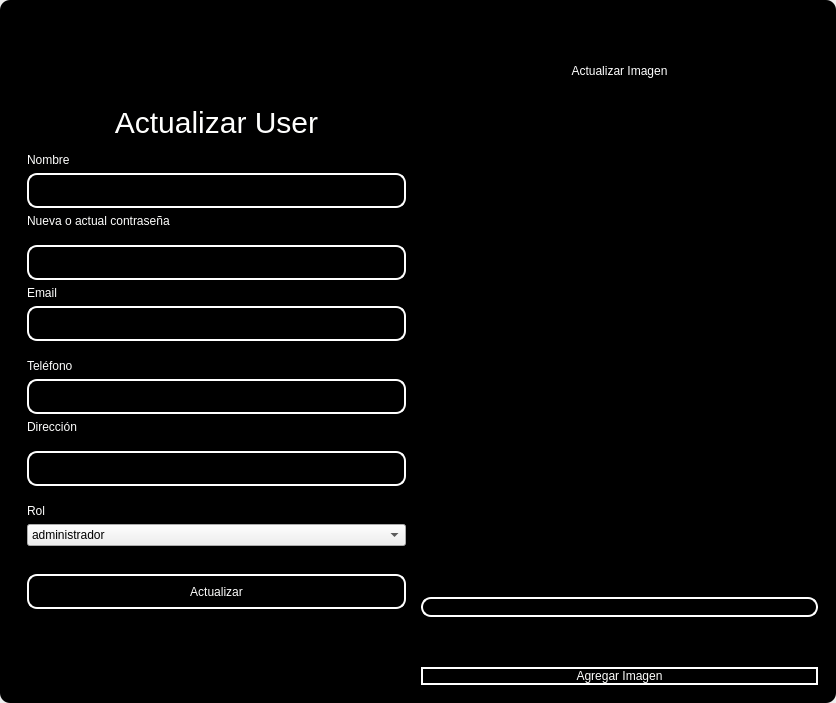
<?xml version="1.0" encoding="UTF-8"?>
<ui version="4.0">
 <class>MainWindow</class>
 <widget class="QMainWindow" name="MainWindow">
  <property name="geometry">
   <rect>
    <x>0</x>
    <y>0</y>
    <width>836</width>
    <height>703</height>
   </rect>
  </property>
  <property name="windowTitle">
   <string>MainWindow</string>
  </property>
  <property name="styleSheet">
   <string notr="true"/>
  </property>
  <widget class="QWidget" name="centralwidget">
   <property name="styleSheet">
    <string notr="true"/>
   </property>
   <layout class="QVBoxLayout" name="verticalLayout">
    <property name="spacing">
     <number>0</number>
    </property>
    <property name="leftMargin">
     <number>0</number>
    </property>
    <property name="topMargin">
     <number>0</number>
    </property>
    <property name="rightMargin">
     <number>0</number>
    </property>
    <property name="bottomMargin">
     <number>0</number>
    </property>
    <item>
     <widget class="QFrame" name="frame">
      <property name="enabled">
       <bool>true</bool>
      </property>
      <property name="styleSheet">
       <string notr="true">QFrame {
	border-radius:10px;
	background-color: rgb(0, 0, 0);
 }
</string>
      </property>
      <property name="frameShape">
       <enum>QFrame::StyledPanel</enum>
      </property>
      <property name="frameShadow">
       <enum>QFrame::Raised</enum>
      </property>
      <layout class="QVBoxLayout" name="verticalLayout_2">
       <item>
        <widget class="QFrame" name="frame_superior">
         <property name="minimumSize">
          <size>
           <width>0</width>
           <height>40</height>
          </size>
         </property>
         <property name="maximumSize">
          <size>
           <width>16777215</width>
           <height>40</height>
          </size>
         </property>
         <property name="styleSheet">
          <string notr="true">QPushButton{
border-radius:18px;
}

QPushButton:hover{
	background-color: rgb(0, 0, 0);
}
</string>
         </property>
         <property name="frameShape">
          <enum>QFrame::StyledPanel</enum>
         </property>
         <property name="frameShadow">
          <enum>QFrame::Raised</enum>
         </property>
         <layout class="QHBoxLayout" name="horizontalLayout_3">
          <property name="spacing">
           <number>4</number>
          </property>
          <property name="leftMargin">
           <number>0</number>
          </property>
          <property name="topMargin">
           <number>0</number>
          </property>
          <property name="rightMargin">
           <number>0</number>
          </property>
          <property name="bottomMargin">
           <number>0</number>
          </property>
          <item>
           <widget class="QPushButton" name="btn_icon">
            <property name="text">
             <string/>
            </property>
            <property name="iconSize">
             <size>
              <width>40</width>
              <height>40</height>
             </size>
            </property>
           </widget>
          </item>
          <item>
           <spacer name="horizontalSpacer_2">
            <property name="orientation">
             <enum>Qt::Horizontal</enum>
            </property>
            <property name="sizeHint" stdset="0">
             <size>
              <width>443</width>
              <height>20</height>
             </size>
            </property>
           </spacer>
          </item>
          <item>
           <widget class="QPushButton" name="bt_minimizar">
            <property name="minimumSize">
             <size>
              <width>38</width>
              <height>38</height>
             </size>
            </property>
            <property name="maximumSize">
             <size>
              <width>38</width>
              <height>38</height>
             </size>
            </property>
            <property name="cursor">
             <cursorShape>PointingHandCursor</cursorShape>
            </property>
            <property name="text">
             <string/>
            </property>
            <property name="icon">
             <iconset>
              <normaloff>image/minus.svg</normaloff>image/minus.svg</iconset>
            </property>
            <property name="iconSize">
             <size>
              <width>38</width>
              <height>38</height>
             </size>
            </property>
           </widget>
          </item>
          <item>
           <widget class="QPushButton" name="bt_maximizar">
            <property name="minimumSize">
             <size>
              <width>38</width>
              <height>38</height>
             </size>
            </property>
            <property name="maximumSize">
             <size>
              <width>38</width>
              <height>38</height>
             </size>
            </property>
            <property name="cursor">
             <cursorShape>PointingHandCursor</cursorShape>
            </property>
            <property name="text">
             <string/>
            </property>
            <property name="icon">
             <iconset>
              <normaloff>image/chevron-up.svg</normaloff>image/chevron-up.svg</iconset>
            </property>
            <property name="iconSize">
             <size>
              <width>38</width>
              <height>38</height>
             </size>
            </property>
           </widget>
          </item>
          <item>
           <widget class="QPushButton" name="bt_restaurar">
            <property name="minimumSize">
             <size>
              <width>38</width>
              <height>38</height>
             </size>
            </property>
            <property name="maximumSize">
             <size>
              <width>38</width>
              <height>38</height>
             </size>
            </property>
            <property name="cursor">
             <cursorShape>PointingHandCursor</cursorShape>
            </property>
            <property name="text">
             <string/>
            </property>
            <property name="icon">
             <iconset>
              <normaloff>image/chevron-down.svg</normaloff>image/chevron-down.svg</iconset>
            </property>
            <property name="iconSize">
             <size>
              <width>38</width>
              <height>38</height>
             </size>
            </property>
           </widget>
          </item>
          <item>
           <widget class="QPushButton" name="bt_cerrar">
            <property name="minimumSize">
             <size>
              <width>38</width>
              <height>38</height>
             </size>
            </property>
            <property name="maximumSize">
             <size>
              <width>38</width>
              <height>38</height>
             </size>
            </property>
            <property name="cursor">
             <cursorShape>PointingHandCursor</cursorShape>
            </property>
            <property name="text">
             <string/>
            </property>
            <property name="icon">
             <iconset>
              <normaloff>image/x.svg</normaloff>image/x.svg</iconset>
            </property>
            <property name="iconSize">
             <size>
              <width>38</width>
              <height>38</height>
             </size>
            </property>
           </widget>
          </item>
         </layout>
        </widget>
       </item>
       <item>
        <widget class="QFrame" name="frame_3">
         <property name="styleSheet">
          <string notr="true">QLabel {
	color: rgb(255, 255, 254);
	font: 12pt &quot;Arial&quot;;
	background-color: rgba(0, 0, 0,0);
}

QTextEdit{
background-color: rgba(0, 0, 0,0);
border-radius:10px; 
font: 12pt &quot;Arial&quot;;
color: rgb(255, 255, 254);
border: 2px solid  rgb(255, 255, 255);

}

QTextEdit:hover{
background-color: rgba(0, 0, 0,0);
border-radius:10px; 
font: 12pt &quot;Arial&quot;;
border: 2px solid  rgb(120, 0, 171);
}

QTextEdit:focus{
background-color: rgb(0, 0, 0);
border-radius:10px; 
font: 12pt &quot;Arial&quot;;
border: 2px solid rgb(120, 0, 171);
}

QLineEdit{
background-color: rgba(0, 0, 0,0);
border-radius:10px; 
font: 12pt &quot;Arial&quot;;
color: rgb(255, 255, 254);
border: 2px solid  rgb(255, 255, 255);

}

QLineEdit:hover{
background-color: rgba(0, 0, 0,0);
border-radius:10px; 
font: 12pt &quot;Arial&quot;;
border: 2px solid  rgb(120, 0, 171);
}

QLineEdit:focus{
background-color: rgb(0, 0, 0);
border-radius:10px; 
font: 12pt &quot;Arial&quot;;
border: 2px solid rgb(120, 0, 171);
}

QCheckBox{
	font: 12pt &quot;Arial&quot;;
	color: rgb(255, 255, 255);
}

QCheckBox::indicator {
    width: 18px;
    height:18px;
}

QCheckBox::indicator:unchecked {
   background-image: url(image/square.svg);
}

QCheckBox::indicator:checked {
   background-image: url(image/check-square.svg);
}

QPushButton{
border-radius:10px; 
font: 12pt &quot;Arial&quot;;
color: rgb(255, 255, 254);
border: 2px solid #ffffff;
}

QPushButton:hover{
border-radius:10px; 
font: 12pt &quot;Arial&quot;;
color: rgb(255, 255, 255);
border: 2px solid rgb(120, 0, 171);
	background-color: rgb(120, 0, 171);
}
</string>
         </property>
         <property name="frameShape">
          <enum>QFrame::StyledPanel</enum>
         </property>
         <property name="frameShadow">
          <enum>QFrame::Raised</enum>
         </property>
         <layout class="QHBoxLayout" name="horizontalLayout_4">
          <item>
           <layout class="QVBoxLayout" name="verticalLayout_4">
            <item>
             <spacer name="verticalSpacer">
              <property name="orientation">
               <enum>Qt::Vertical</enum>
              </property>
              <property name="sizeHint" stdset="0">
               <size>
                <width>28</width>
                <height>28</height>
               </size>
              </property>
             </spacer>
            </item>
            <item>
             <widget class="QFrame" name="frame_4">
              <property name="maximumSize">
               <size>
                <width>400</width>
                <height>600</height>
               </size>
              </property>
              <property name="styleSheet">
               <string notr="true">QLabel {
	color: rgb(255, 255, 254);
	font: 12pt &quot;Arial&quot;;
	background-color: rgba(0, 0, 0,0);
}


QLineEdit{
background-color: rgba(0, 0, 0,0);
border-radius:10px; 
font: 12pt &quot;Arial&quot;;
color: rgb(255, 255, 254);
border: 2px solid  rgb(255, 255, 255);

}

QLineEdit:hover{
background-color: rgba(0, 0, 0,0);
border-radius:10px; 
font: 12pt &quot;Arial&quot;;
border: 2px solid  rgb(120, 0, 171);
}

QLineEdit:focus{
background-color: rgb(0, 0, 0);
border-radius:10px; 
font: 12pt &quot;Arial&quot;;
border: 2px solid rgb(120, 0, 171);
}

QCheckBox{
	font: 12pt &quot;Arial&quot;;
	color: rgb(255, 255, 255);
}

QCheckBox::indicator {
    width: 18px;
    height:18px;
}

QCheckBox::indicator:unchecked {
   background-image: url(image/square.svg);
}

QCheckBox::indicator:checked {
   background-image: url(image/check-square.svg);
}

QPushButton{
border-radius:10px; 
font: 12pt &quot;Arial&quot;;
color: rgb(255, 255, 254);
border: 2px solid #ffffff;
}

QPushButton:hover{
border-radius:10px; 
font: 12pt &quot;Arial&quot;;
color: rgb(255, 255, 255);
border: 2px solid rgb(120, 0, 171);
	background-color: rgb(120, 0, 171);
}
</string>
              </property>
              <property name="frameShape">
               <enum>QFrame::StyledPanel</enum>
              </property>
              <property name="frameShadow">
               <enum>QFrame::Raised</enum>
              </property>
              <layout class="QVBoxLayout" name="verticalLayout_3">
               <item>
                <spacer name="verticalSpacer_3">
                 <property name="orientation">
                  <enum>Qt::Vertical</enum>
                 </property>
                 <property name="sizeHint" stdset="0">
                  <size>
                   <width>20</width>
                   <height>40</height>
                  </size>
                 </property>
                </spacer>
               </item>
               <item>
                <widget class="QLabel" name="label_3">
                 <property name="minimumSize">
                  <size>
                   <width>100</width>
                   <height>50</height>
                  </size>
                 </property>
                 <property name="styleSheet">
                  <string notr="true">font-size: 30px</string>
                 </property>
                 <property name="text">
                  <string>Actualizar User</string>
                 </property>
                 <property name="alignment">
                  <set>Qt::AlignCenter</set>
                 </property>
                </widget>
               </item>
               <item>
                <widget class="QLabel" name="label_4">
                 <property name="text">
                  <string>Nombre</string>
                 </property>
                </widget>
               </item>
               <item>
                <widget class="QLineEdit" name="nametxt">
                 <property name="minimumSize">
                  <size>
                   <width>0</width>
                   <height>35</height>
                  </size>
                 </property>
                 <property name="text">
                  <string/>
                 </property>
                </widget>
               </item>
               <item>
                <widget class="QLabel" name="label_6">
                 <property name="text">
                  <string>Nueva o actual contraseña</string>
                 </property>
                </widget>
               </item>
               <item>
                <spacer name="verticalSpacer_4">
                 <property name="orientation">
                  <enum>Qt::Vertical</enum>
                 </property>
                 <property name="sizeHint" stdset="0">
                  <size>
                   <width>20</width>
                   <height>40</height>
                  </size>
                 </property>
                </spacer>
               </item>
               <item>
                <widget class="QLineEdit" name="passwordtxt">
                 <property name="minimumSize">
                  <size>
                   <width>0</width>
                   <height>35</height>
                  </size>
                 </property>
                </widget>
               </item>
               <item>
                <widget class="QLabel" name="label_5">
                 <property name="text">
                  <string>Email</string>
                 </property>
                </widget>
               </item>
               <item>
                <widget class="QLineEdit" name="emailtxt">
                 <property name="minimumSize">
                  <size>
                   <width>0</width>
                   <height>35</height>
                  </size>
                 </property>
                 <property name="maximumSize">
                  <size>
                   <width>16777215</width>
                   <height>16777215</height>
                  </size>
                 </property>
                 <property name="echoMode">
                  <enum>QLineEdit::Normal</enum>
                 </property>
                </widget>
               </item>
               <item>
                <spacer name="verticalSpacer_5">
                 <property name="orientation">
                  <enum>Qt::Vertical</enum>
                 </property>
                 <property name="sizeHint" stdset="0">
                  <size>
                   <width>20</width>
                   <height>40</height>
                  </size>
                 </property>
                </spacer>
               </item>
               <item>
                <widget class="QLabel" name="label">
                 <property name="text">
                  <string>Teléfono</string>
                 </property>
                </widget>
               </item>
               <item>
                <widget class="QLineEdit" name="fonotxt">
                 <property name="minimumSize">
                  <size>
                   <width>0</width>
                   <height>35</height>
                  </size>
                 </property>
                </widget>
               </item>
               <item>
                <widget class="QLabel" name="label_2">
                 <property name="text">
                  <string>Dirección</string>
                 </property>
                </widget>
               </item>
               <item>
                <spacer name="verticalSpacer_6">
                 <property name="orientation">
                  <enum>Qt::Vertical</enum>
                 </property>
                 <property name="sizeHint" stdset="0">
                  <size>
                   <width>20</width>
                   <height>40</height>
                  </size>
                 </property>
                </spacer>
               </item>
               <item>
                <widget class="QLineEdit" name="addresstxt">
                 <property name="minimumSize">
                  <size>
                   <width>0</width>
                   <height>35</height>
                  </size>
                 </property>
                </widget>
               </item>
               <item>
                <spacer name="verticalSpacer_10">
                 <property name="orientation">
                  <enum>Qt::Vertical</enum>
                 </property>
                 <property name="sizeHint" stdset="0">
                  <size>
                   <width>20</width>
                   <height>40</height>
                  </size>
                 </property>
                </spacer>
               </item>
               <item>
                <widget class="QLabel" name="label_7">
                 <property name="text">
                  <string>Rol</string>
                 </property>
                </widget>
               </item>
               <item>
                <widget class="QComboBox" name="rolcombobox">
                 <item>
                  <property name="text">
                   <string>administrador</string>
                  </property>
                 </item>
                 <item>
                  <property name="text">
                   <string>standar</string>
                  </property>
                 </item>
                </widget>
               </item>
               <item>
                <spacer name="verticalSpacer_9">
                 <property name="orientation">
                  <enum>Qt::Vertical</enum>
                 </property>
                 <property name="sizeHint" stdset="0">
                  <size>
                   <width>20</width>
                   <height>50</height>
                  </size>
                 </property>
                </spacer>
               </item>
               <item>
                <widget class="QPushButton" name="btn_update">
                 <property name="minimumSize">
                  <size>
                   <width>0</width>
                   <height>35</height>
                  </size>
                 </property>
                 <property name="cursor">
                  <cursorShape>PointingHandCursor</cursorShape>
                 </property>
                 <property name="text">
                  <string>Actualizar</string>
                 </property>
                </widget>
               </item>
               <item>
                <spacer name="verticalSpacer_7">
                 <property name="orientation">
                  <enum>Qt::Vertical</enum>
                 </property>
                 <property name="sizeHint" stdset="0">
                  <size>
                   <width>20</width>
                   <height>40</height>
                  </size>
                 </property>
                </spacer>
               </item>
               <item>
                <layout class="QHBoxLayout" name="horizontalLayout_2"/>
               </item>
               <item>
                <spacer name="verticalSpacer_8">
                 <property name="orientation">
                  <enum>Qt::Vertical</enum>
                 </property>
                 <property name="sizeHint" stdset="0">
                  <size>
                   <width>20</width>
                   <height>40</height>
                  </size>
                 </property>
                </spacer>
               </item>
               <item>
                <layout class="QHBoxLayout" name="horizontalLayout">
                 <item>
                  <spacer name="horizontalSpacer">
                   <property name="orientation">
                    <enum>Qt::Horizontal</enum>
                   </property>
                   <property name="sizeHint" stdset="0">
                    <size>
                     <width>40</width>
                     <height>20</height>
                    </size>
                   </property>
                  </spacer>
                 </item>
                </layout>
               </item>
              </layout>
             </widget>
            </item>
            <item>
             <spacer name="verticalSpacer_2">
              <property name="orientation">
               <enum>Qt::Vertical</enum>
              </property>
              <property name="sizeHint" stdset="0">
               <size>
                <width>20</width>
                <height>40</height>
               </size>
              </property>
             </spacer>
            </item>
           </layout>
          </item>
          <item>
           <layout class="QVBoxLayout" name="verticalLayout_5">
            <property name="spacing">
             <number>50</number>
            </property>
            <property name="rightMargin">
             <number>0</number>
            </property>
            <property name="bottomMargin">
             <number>0</number>
            </property>
            <item>
             <widget class="QLabel" name="label_8">
              <property name="styleSheet">
               <string notr="true">color: rgb(255, 255, 255);
font: 30pt &quot;MS Shell Dlg 2&quot;;</string>
              </property>
              <property name="text">
               <string>Actualizar Imagen</string>
              </property>
              <property name="alignment">
               <set>Qt::AlignCenter</set>
              </property>
             </widget>
            </item>
            <item>
             <layout class="QHBoxLayout" name="horizontalLayout_6">
              <property name="spacing">
               <number>6</number>
              </property>
              <item>
               <spacer name="verticalSpacer_11">
                <property name="orientation">
                 <enum>Qt::Vertical</enum>
                </property>
                <property name="sizeHint" stdset="0">
                 <size>
                  <width>20</width>
                  <height>40</height>
                 </size>
                </property>
               </spacer>
              </item>
              <item>
               <widget class="QLabel" name="image_label">
                <property name="text">
                 <string/>
                </property>
               </widget>
              </item>
              <item>
               <spacer name="verticalSpacer_12">
                <property name="orientation">
                 <enum>Qt::Vertical</enum>
                </property>
                <property name="sizeHint" stdset="0">
                 <size>
                  <width>20</width>
                  <height>40</height>
                 </size>
                </property>
               </spacer>
              </item>
             </layout>
            </item>
            <item>
             <widget class="QLineEdit" name="imagetxt">
              <property name="enabled">
               <bool>false</bool>
              </property>
             </widget>
            </item>
            <item>
             <widget class="QPushButton" name="btn_add_image">
              <property name="cursor">
               <cursorShape>PointingHandCursor</cursorShape>
              </property>
              <property name="text">
               <string>Agregar Imagen</string>
              </property>
             </widget>
            </item>
           </layout>
          </item>
         </layout>
        </widget>
       </item>
      </layout>
     </widget>
    </item>
   </layout>
  </widget>
 </widget>
 <resources/>
 <connections/>
</ui>
